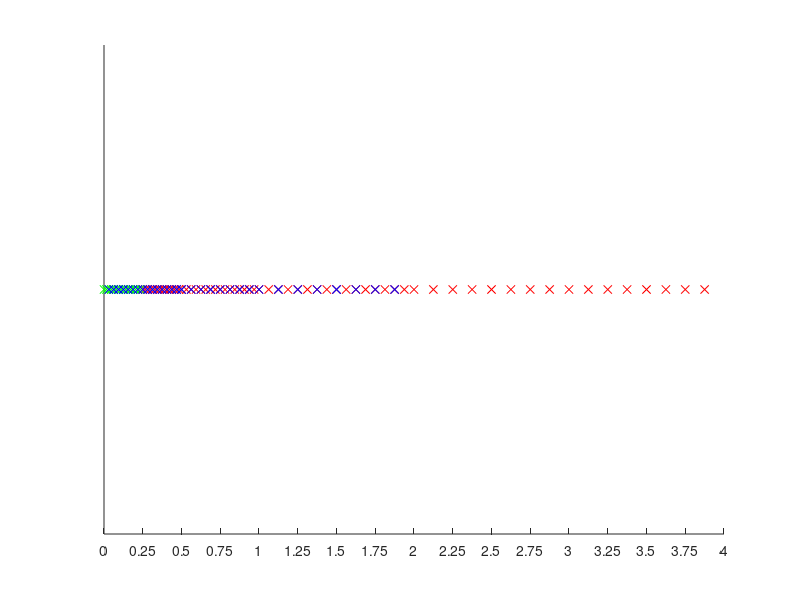

Here is the MATLAB script that generated this plot: (Note: this script raises an error after producing the figure.)
function floating

clear all
close all

normalized=[1/4  
  17/64 
  9/32 
  19/64 
  5/16 
  21/64 
  11/32 
  23/64 
  3/8  
  25/64 
  13/32 
  27/64 
  7/16 
  29/64 
  15/32 
  31/64 
  1/2  
  17/32 
  9/16 
  19/32 
  5/8  
  21/32 
  11/16 
  23/32 
  3/4  
  25/32 
  13/16 
  27/32 
  7/8  
  29/32 
  15/16 
  31/32 
  1        
  1+1/16 
  1+1/8  
  1+3/16 
  1+1/4  
  1+5/16 
  1+3/8  
  1+7/16 
  1+1/2  
  1+9/16 
  1+5/8  
  1+11/16 
  1+3/4  
  1+13/16 
  1+7/8  
  1+15/16 
  2        
  2+1/8  
  2+1/4  
  2+3/8  
  2+1/2  
  2+5/8  
  2+3/4  
  2+7/8  
  3        
  3+1/8  
  3+1/4  
  3+3/8  
  3+1/2  
  3+5/8  
  3+3/4  
  3+7/8];


denorm=[0        
  1/64 
  1/32 
  3/64 
  1/16 
  5/64 
  3/32 
  7/64 
  1/8  
  9/64 
  5/32 
  11/64 
  3/16 
  13/64 
  7/32 
  15/64];


other=[1/32 
  1/16 
  3/32 
  1/8  
  5/32 
  3/16 
  7/32 
  1/4  
  9/32 
  5/16 
  11/32 
  3/8  
  13/32 
  7/16 
  15/32 
  1/2  
  9/16 
  5/8  
  11/16 
  3/4  
  13/16 
  7/8  
  15/16 
  1        
  1+1/8  
  1+1/4  
  1+3/8  
  1+1/2  
  1+5/8  
  1+3/4  
  1+7/8];  

  a=length(normalized');
b=length(denorm');
c=length(other');

ynorm=zeros(a,1);
ydenorm=zeros(b,1);
yother=zeros(c,1);

hold on
set(gca,'ylim',[-0.5 0.5],'YTickLabel',[],'YTick',[])
set(gca,'xlim',[0 4],'XTick',[0:0.25:4])

plot(normalized,ynorm,"rx")
plot(denorm, ydenorm, "gx")
plot(other,yother, "bx")

legend({'normalisiert','denormalisiert','weitere'},'Location')

%print(figure(1),'-depsc','-r600','testname.png');
%set(gcf, 'PaperSize',[15 5]);

%hgexport(fig,filename)

set output abbildung.eps

end